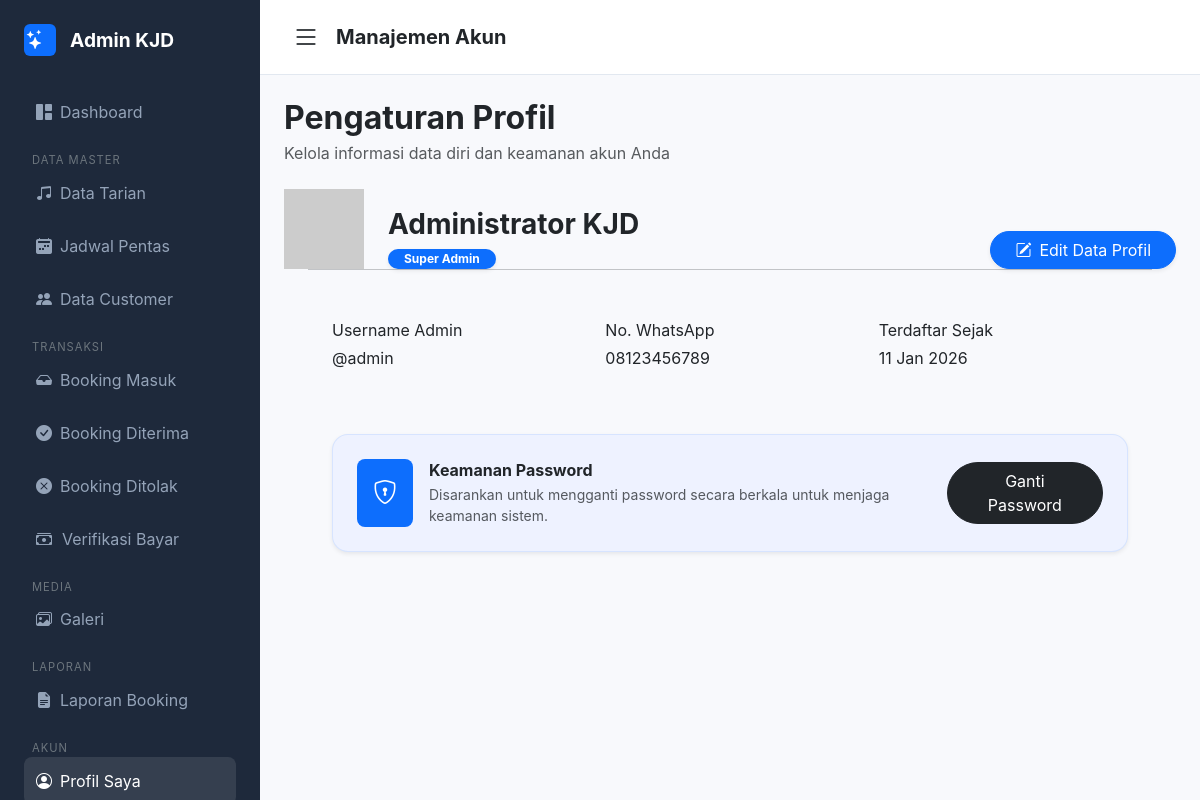
/admin/profil.php (signed in), run on the app's committed database.
### tables this page shows
CREATE TABLE `users` (
  `id` int NOT NULL,
  `nama_lengkap` varchar(100) DEFAULT NULL,
  `username` varchar(50) DEFAULT NULL,
  `password` varchar(255) NOT NULL,
  `no_telp` varchar(20) DEFAULT NULL,
  `level` enum('admin','customer') DEFAULT 'customer',
  `created_at` timestamp NULL DEFAULT CURRENT_TIMESTAMP
);

### admin/profil.php (the view, shortened to what this page needs)
<?php
include "../config/koneksi.php";
$user_id = $_SESSION['user_id'];
$query = mysqli_query($koneksi, "SELECT * FROM users WHERE id = '$user_id'");
$user  = mysqli_fetch_assoc($query);
$nama     = $user['nama_lengkap'] ?? 'Administrator';
$username = $user['username'] ?? '-';
$telepon  = $user['no_telp'] ?? '-';
$tgl_join = isset($user['created_at']) ? date('d M Y', strtotime($user['created_at'])) : '-';
?>
<!DOCTYPE html>
<html lang="id">
<head>
    <link href="https://cdn.jsdelivr.net/npm/bootstrap@5.3.2/dist/css/bootstrap.min.css" rel="stylesheet">
    <link href="https://cdn.jsdelivr.net/npm/bootstrap-icons/font/bootstrap-icons.css" rel="stylesheet">
</head>
<body>
    <?php include "../partials/sidebar.php"; ?>
    <div class="main-content" id="mainContent">
        <header class="top-nav">
            <i class="bi bi-list fs-3 me-3" style="cursor:pointer;" onclick="toggleSidebar()"></i>
            <h5 class="fw-bold mb-0">Manajemen Akun</h5>
        </header>
        <div class="container-fluid p-4">
            <div class="mb-4">
                <h2 class="fw-bold text-dark mb-1">Pengaturan Profil</h2>
                <p class="text-muted">Kelola informasi data diri dan keamanan akun Anda</p>
            </div>
            <div class="profile-card">
                <div class="admin-avatar-wrapper d-md-flex align-items-end justify-content-between">
                    <div class="d-md-flex align-items-end">
                        <img src="https://ui-avatars.com/api/?name=<?= urlencode($nama) ?>&background=4361ee&color=fff&size=120&bold=true" class="admin-avatar">
                        <div class="ms-md-4 mt-3 mt-md-0">
                            <h3 class="fw-bold mb-1"><?= htmlspecialchars($nama) ?></h3>
                            <span class="badge bg-primary px-3 rounded-pill shadow-sm">Super Admin</span>
                        </div>
                    </div>
                    <button class="btn btn-primary rounded-pill px-4 mt-3 mt-md-0 shadow-sm" data-bs-toggle="modal" data-bs-target="#modalEditAdmin">
                        <i class="bi bi-pencil-square me-2"></i>Edit Data Profil
                    </button>
                </div>
                <hr class="mx-4 my-0 opacity-25">
                <div class="p-4 p-md-5 pt-4">
                    <div class="row g-4">
                        <div class="col-md-4">
                            <div class="bg-light-info text-center text-md-start">
                                <p class="info-label mb-1">Username Admin</p>
                                <p class="info-value">@<?= htmlspecialchars($username) ?></p>
                            </div>
                        </div>
                        <div class="col-md-4">
                            <div class="bg-light-info text-center text-md-start">
                                <p class="info-label mb-1">No. WhatsApp</p>
                                <p class="info-value"><?= htmlspecialchars($telepon) ?></p>
                            </div>
                        </div>
                        <div class="col-md-4">
                            <div class="bg-light-info text-center text-md-start">
                                <p class="info-label mb-1">Terdaftar Sejak</p>
                                <p class="info-value"><?= $tgl_join ?></p>
                            </div>
                        </div>
                    </div>
                    <div class="mt-5 p-4 rounded-4 d-flex flex-column flex-md-row align-items-center justify-content-between shadow-sm border border-primary border-opacity-10" style="background: #eef2ff;">
                        <div class="d-flex align-items-center mb-3 mb-md-0 text-center text-md-start">
                            <div class="bg-primary text-white p-3 rounded-3 me-md-3 d-none d-md-block">
                                <i class="bi bi-shield-lock fs-4"></i>
                            </div>
                            <div>
                                <h6 class="fw-bold mb-1">Keamanan Password</h6>
                                <p class="text-muted small mb-0">Disarankan untuk mengganti password secara berkala untuk menjaga keamanan sistem.</p>
                            </div>
                        </div>
                        <button class="btn btn-dark rounded-pill px-4" data-bs-toggle="modal" data-bs-target="#modalPassAdmin">
                            Ganti Password
                        </button>
                    </div>
                </div>
            </div>
        </div>
    </div>
</body>
</html>

### admin/profil.php (style rules this page uses)
:root { --sidebar-dark: #1e293b; --primary: #4361ee; }
body { font-family: 'Inter', sans-serif; background: #f8f9fc; margin: 0; }
.main-content { margin-left: 260px; transition: 0.3s; min-height: 100vh; }
.top-nav { background: #fff; padding: 1rem 2rem; border-bottom: 1px solid #e2e8f0; display: flex; align-items: center; }

### data on the page
users: nama_lengkap "Administrator KJD", username "admin", no_telp "08123456789", created_at "11 Jan 2026"
